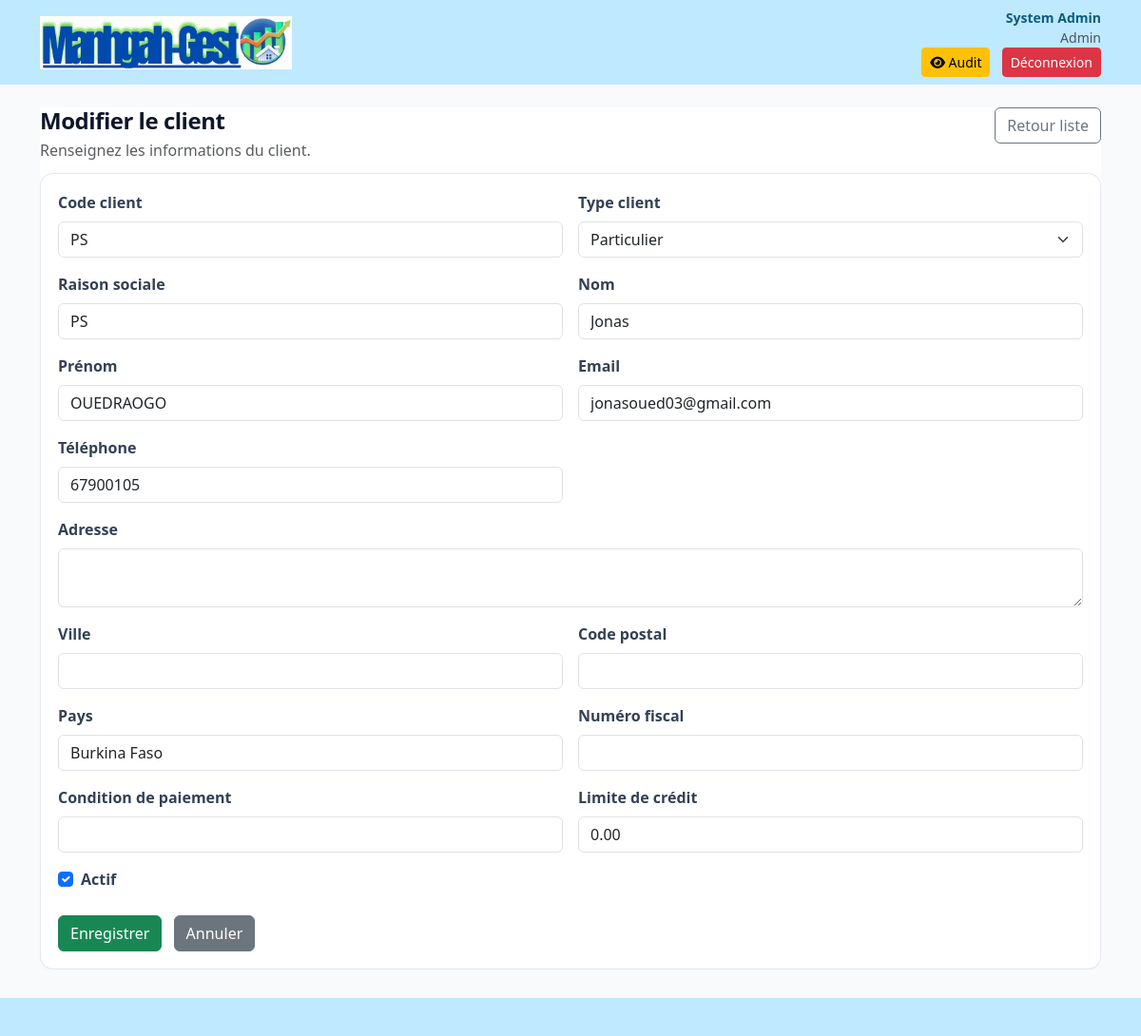
/clients/1/modifier/ (signed in), run on the app's committed database.
### core/models.py (models this page shows, shortened)
class UtilisateurProfile(models.Model):
    user = models.OneToOneField('auth.User', on_delete=models.CASCADE, verbose_name='Compte auth')
    societe = models.ForeignKey(Societe, on_delete=models.PROTECT, verbose_name='Société')
    agence = models.ForeignKey(Agence, on_delete=models.SET_NULL, blank=True, null=True, verbose_name='Agence')
    role = models.ForeignKey(Role, on_delete=models.PROTECT, verbose_name='Rôle')
    nom = models.CharField(max_length=100, verbose_name='Nom')
    prenom = models.CharField(max_length=100, verbose_name='Prénom')
    email = models.EmailField(max_length=100, unique=True, verbose_name='Email')
    telephone = models.CharField(max_length=20, blank=True, null=True, verbose_name='Téléphone')
    photo = models.CharField(max_length=255, blank=True, null=True, verbose_name='Photo')
    actif = models.BooleanField(default=True, verbose_name='Actif')
    derniere_connexion = models.DateTimeField(blank=True, null=True, verbose_name='Dernière Connexion')
    date_creation = models.DateTimeField(auto_now_add=True, verbose_name='Date Création')
    date_modification = models.DateTimeField(auto_now=True, verbose_name='Date Modification')
    class Meta:
        verbose_name = 'Utilisateur'
        verbose_name_plural = 'Utilisateurs'
        ordering = ['nom', 'prenom']
        indexes = [
            models.Index(fields=['societe', 'agence', 'actif']),
        ]

class Role(models.Model):
    DIRECTION_CHOICES = [
        ('Direction Commerciale', 'Direction Commerciale'),
        ('Direction des Achats', 'Direction des Achats'),
        ('Direction des Ressources Humaines', 'Direction des Ressources Humaines'),
        ('Direction de la Production', 'Direction de la Production'),
        ('Direction Logistique & Stock', 'Direction Logistique & Stock'),
        ('Direction Informatique', 'Direction Informatique'),
        ('Direction Juridique', 'Direction Juridique'),
        ('Direction des Projets', 'Direction des Projets'),
    ]
    nom = models.CharField(max_length=50, unique=True, verbose_name='Nom du rôle')
    direction = models.CharField(max_length=50, choices=DIRECTION_CHOICES, blank=True, null=True, verbose_name='Direction')
    description = models.TextField(blank=True, null=True, verbose_name='Description')
    niveau_acces = models.IntegerField(default=1, verbose_name='Niveau d’accès')
    actif = models.BooleanField(default=True, verbose_name='Actif')
    created_at = models.DateTimeField(auto_now_add=True, verbose_name='Créé le')
    class Meta:
        verbose_name = 'Rôle'
        verbose_name_plural = 'Rôles'
        ordering = ['direction', 'niveau_acces', 'nom']
    def __str__(self):
        return self.nom

class Client(models.Model):
    societe = models.ForeignKey(Societe, on_delete=models.CASCADE, related_name='clients', verbose_name='Société', null=True, blank=True)
    code = models.CharField(max_length=50, unique=True, verbose_name='Code client', blank=True)
    code_client = models.CharField(max_length=50, unique=True, verbose_name='Code client', blank=True, null=True)
    type_client = models.CharField(
        max_length=20,
        choices=[('Particulier', 'Particulier'), ('Entreprise', 'Entreprise')],
        default='Particulier',
        verbose_name='Type client',
    )
    raison_sociale = models.CharField(max_length=200, blank=True, null=True, verbose_name='Raison sociale')
    nom = models.CharField(max_length=100, blank=True, null=True, verbose_name='Nom')
    prenom = models.CharField(max_length=100, blank=True, null=True, verbose_name='Prénom')
    email = models.EmailField(blank=True, null=True, verbose_name='Email')
    telephone = models.CharField(max_length=20, blank=True, null=True, verbose_name='Téléphone')
    adresse = models.TextField(blank=True, null=True, verbose_name='Adresse')
    ville = models.CharField(max_length=100, blank=True, null=True, verbose_name='Ville')
    code_postal = models.CharField(max_length=20, blank=True, null=True, verbose_name='Code postal')
    pays = models.CharField(max_length=100, blank=True, null=True, verbose_name='Pays')
    numero_fiscal = models.CharField(max_length=50, blank=True, null=True, verbose_name='Numéro fiscal')
    condition_paiement = models.CharField(max_length=50, blank=True, null=True, verbose_name='Condition de paiement')
    limite_credit = models.DecimalField(max_digits=12, decimal_places=2, default=0, verbose_name='Limite de crédit')
    actif = models.BooleanField(default=True, verbose_name='Actif', db_index=True)
    date_creation = models.DateTimeField(default=timezone.now, verbose_name='Date création')
    date_modification = models.DateTimeField(auto_now=True, verbose_name='Date modification')
    created_at = models.DateTimeField(auto_now_add=True, verbose_name='Créé le')
    updated_at = models.DateTimeField(auto_now=True, verbose_name='Modifié le')
    class Meta:
        verbose_name = 'Client'
        verbose_name_plural = 'Clients'
        ordering = ['raison_sociale', 'nom', 'prenom']
        indexes = [
            models.Index(fields=['societe', 'actif']),
            models.Index(fields=['code_client']),
            models.Index(fields=['raison_sociale']),
        ]

### core/views.py (the view)
# urls.py: path('clients/<int:pk>/modifier/', views.client_update, name='client_update'),
@permission_required('client_voir')
def client_update(request, pk):
    client = get_object_or_404(Client, pk=pk)
    societes = _get_accessible_societes(request.user)
    selected_societe_id = _get_selected_societe_id(request, societes) or client.societe_id
    form = ClientForm(request.POST or None, instance=client)
    _configure_form_for_societe(form, request.user, selected_societe_id)
    if request.method == 'POST' and form.is_valid():
        form.save()
        messages.success(request, 'Client modifié avec succès.')
        return _redirect_with_standalone(request, 'client_list')
    return render(request, 'core/client_form.html', {'form': form, 'title': 'Modifier le client'})

### core/views.py (called while the page is built)
def _get_accessible_societes(user):
    if not user.is_authenticated:
        return Societe.objects.none()
    if user.is_superuser:
        return Societe.objects.filter(actif=True).order_by('raison_sociale')
    try:
        profile = user.utilisateurprofile
    except UtilisateurProfile.DoesNotExist:
        return Societe.objects.none()
    return Societe.objects.filter(pk=profile.societe_id, actif=True).order_by('raison_sociale')

def _get_selected_societe_id(request, accessible_societes):
    raw_societe = request.GET.get('societe')
    if raw_societe and accessible_societes.filter(pk=raw_societe).exists():
        return int(raw_societe)
    return accessible_societes.values_list('id', flat=True).first()

### templates/core/client_form.html (shortened to what this page needs)
{% extends 'core/base.html' %}
{% block content %}
  <div class="standalone-page">
    <div class="standalone-surface">
      <div class="standalone-head">
        <div>
          <h2 class="h4 mb-1">{{ title }}</h2>
          <p class="text-muted mb-0">Renseignez les informations du client.</p>
        </div>
        <div class="standalone-tools">
        <a href="{% url 'client_list' %}" class="btn btn-outline-secondary">Retour liste</a>
        </div>
      </div>
      <div class="form-shell">
        <form method="post">
          <div class="row g-3">
            <div class="col-md-6">
              <label class="form-label">Code client</label>
              {{ form.code_client }}
            </div>
            <div class="col-md-6">
              <label class="form-label">Type client</label>
              {{ form.type_client }}
            </div>
            <div class="col-md-6">
              <label class="form-label">Raison sociale</label>
              {{ form.raison_sociale }}
            </div>
            <div class="col-md-6">
              <label class="form-label">Nom</label>
              {{ form.nom }}
            </div>
            <div class="col-md-6">
              <label class="form-label">Prénom</label>
              {{ form.prenom }}
            </div>
            <div class="col-md-6">
              <label class="form-label">Email</label>
              {{ form.email }}
            </div>
            <div class="col-md-6">
              <label class="form-label">Téléphone</label>
              {{ form.telephone }}
            </div>
            <div class="col-12">
              <label class="form-label">Adresse</label>
              {{ form.adresse }}
            </div>
            <div class="col-md-6">
              <label class="form-label">Ville</label>
              {{ form.ville }}
            </div>
            <div class="col-md-6">
              <label class="form-label">Code postal</label>
              {{ form.code_postal }}
            </div>
            <div class="col-md-6">
              <label class="form-label">Pays</label>
              {{ form.pays }}
            </div>
            <div class="col-md-6">
              <label class="form-label">Numéro fiscal</label>
              {{ form.numero_fiscal }}
            </div>
            <div class="col-md-6">
              <label class="form-label">Condition de paiement</label>
              {{ form.condition_paiement }}
            </div>
            <div class="col-md-6">
              <label class="form-label">Limite de crédit</label>
              {{ form.limite_credit }}
            </div>
            <div class="col-12">
              <div class="form-check">
                {{ form.actif }}
                <label class="form-check-label">Actif</label>
              </div>
            </div>
          </div>
          <div class="mt-4">
            <button type="submit" class="btn btn-success">Enregistrer</button>
            <a href="{% url 'client_list' %}" class="btn btn-secondary ms-2">Annuler</a>
          </div>
        </form>
      </div>
    </div>
  </div>
{% endblock %}

### templates/core/base.html (shortened to what this page needs)
{% load static %}
<!doctype html>
<html lang="fr">
  <head>
    <link href="https://cdn.jsdelivr.net/npm/bootstrap@5.3.2/dist/css/bootstrap.min.css" rel="stylesheet">
    <link href="https://cdnjs.cloudflare.com/ajax/libs/font-awesome/6.4.0/css/all.min.css" rel="stylesheet">
    <link rel="stylesheet" href="{% static 'css/style.css' %}">
  </head>
  <body {% if request.GET.standalone == '1' %}class="standalone-layout"{% endif %}>
    <div class="topbar bg-lightblue py-2">
      <div class="container d-flex align-items-center justify-content-between">
        <div class="d-flex align-items-center">
          <div class="logo me-3">
            <img src="{% static 'img/logo.png' %}" alt="Manhgah-Gest"
                 style="height:56px; width:auto; display:block;"
                 onerror="this.style.display='none'; this.nextElementSibling.style.display='inline'">
          </div>
        </div>
        <div class="text-end">
          {% if user.is_authenticated %}
            {% if user.utilisateurprofile.prenom %}
              <span class="small fw-bold d-block" style="color:#0b5d7a;">{{ user.utilisateurprofile.prenom }} {{ user.utilisateurprofile.nom }}</span>
              <span class="small text-muted d-block">{{ user.utilisateurprofile.role }}</span>
            {% else %}
              <span class="small fw-bold d-block" style="color:#0b5d7a;">{{ user.username }}</span>
            {% endif %}
            {% if user.is_superuser %}
              <a href="{% url 'activity_log' %}" class="btn btn-sm btn-warning me-2">
                <i class="fa-solid fa-eye"></i> Audit
              </a>
            {% endif %}
            <a href="{% url 'logout' %}" class="btn btn-sm btn-danger">Déconnexion</a>
          {% else %}
            <a href="{% url 'login' %}" class="btn btn-sm btn-primary">Connexion</a>
          {% endif %}
        </div>
      </div>
    </div>
    <main class="{% if request.GET.standalone == '1' %}container-fluid px-3 px-md-4 py-4{% else %}container my-4{% endif %}">
      {% block content %}{% endblock %}
    </main>
    {% if request.GET.standalone != '1' %}
    <footer class="footerbar bg-lightblue">
      <div class="container">&nbsp;</div>
    </footer>
    {% endif %}
  </body>
</html>

### static/css/style.css (style rules this page uses)
:root { --purple:#7c3aed }
:root { --purple:#7c3aed; --lightblue:#bfe9ff; --teal:#0ea5a4; --green:#16a34a; --red:#ef4444; --yellow:#f59e0b; --blue:#06b6d4 }
body { background:#f8fafc }
.topbar { background:var(--lightblue); }
.logo { font-weight:700;color:#0b5d7a }
.footerbar { height:40px;background:var(--lightblue);margin-top:30px }
.standalone-page { max-width:100% !important; margin:0 !important; padding:0 !important; width:100% !important; height:100% !important; border-radius:0 !important; }
.standalone-surface { background:#ffffff !important; border:none !important; border-radius:0 !important; padding:0 !important; box-shadow:none !important; width:100% !important; max-height:100%; display:flex; flex-direction:column; overflow-y:auto; margin:0 !important; }
.standalone-head { display:flex; justify-content:space-between; align-items:flex-start; gap:12px; margin-bottom:12px; flex-shrink:0; }
.standalone-head h2 { margin-bottom:4px; font-weight:800; letter-spacing:-0.02em; color:#0f172a; }
.standalone-head p { margin:0; color:#475569; }
.standalone-tools { display:flex; gap:8px; flex-wrap:wrap; }
.form-shell { background:#fff; border:1px solid rgba(148, 163, 184, 0.24); border-radius:14px; padding:18px; box-shadow:0 10px 24px rgba(15,23,42,0.06); }
.form-shell .form-label, .form-shell label { font-weight:600; color:#334155; }

### data on the page
Client: code_client "PS", type_client "Particulier", raison_sociale "PS", nom "Jonas", prenom "OUEDRAOGO", email "jonasoued03@gmail.com", telephone "67900105", pays "Burkina Faso", limite_credit "0.00", actif "☑"

### other printed values
{{ user.utilisateurprofile.prenom }} "System"
{{ user.utilisateurprofile.nom }} "Admin"
{{ user.utilisateurprofile.role }} "Admin"
{{ title }} "Modifier le client"
